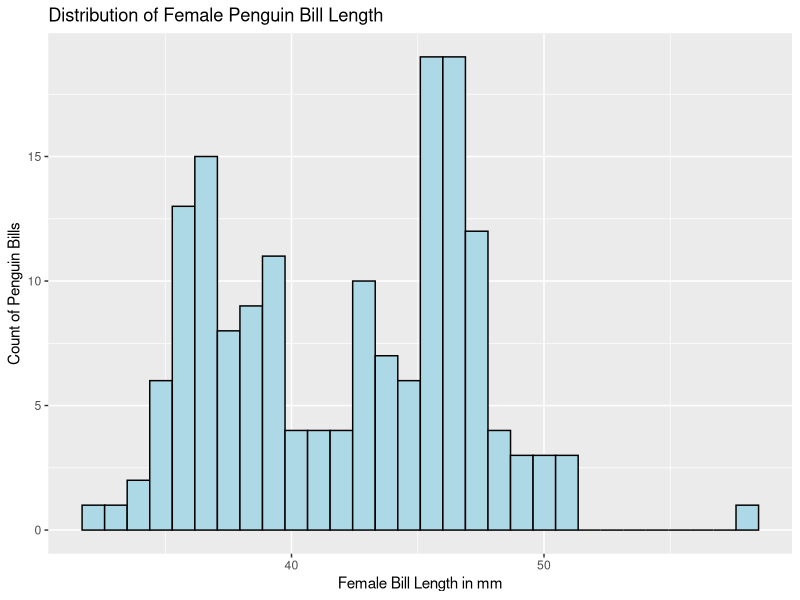
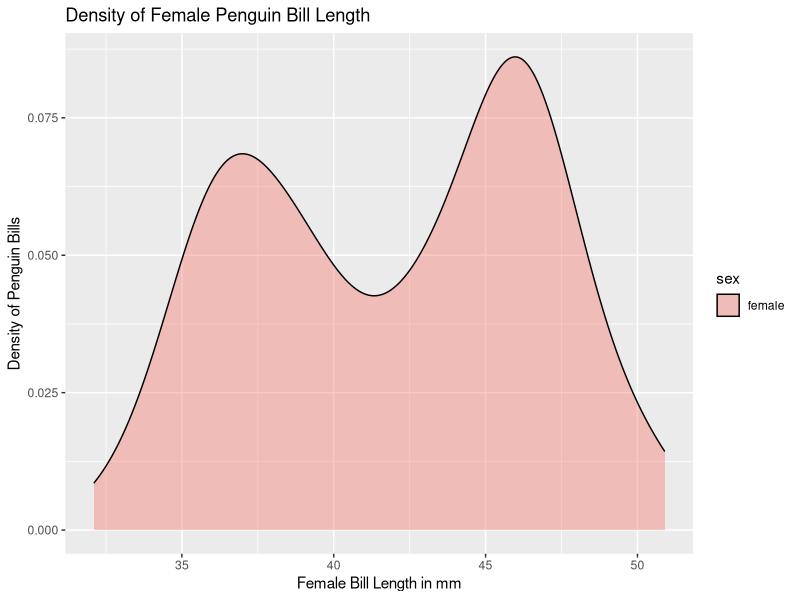
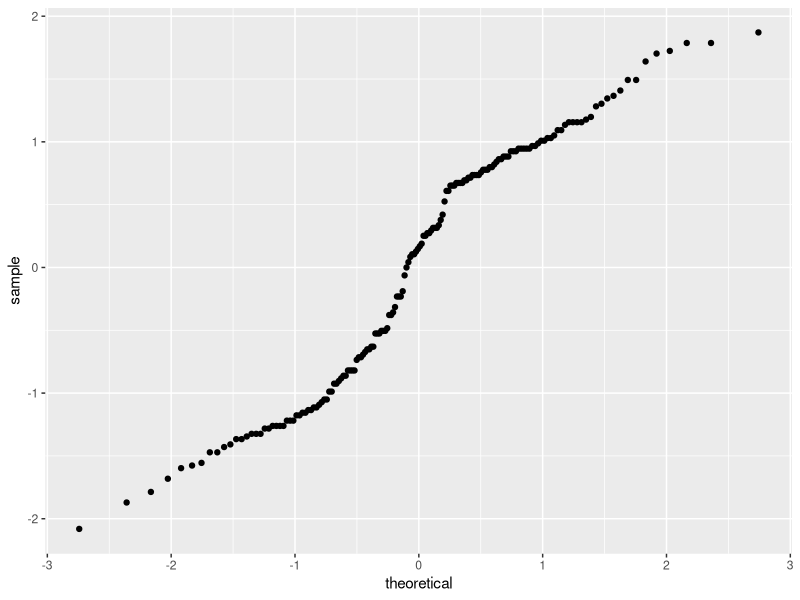
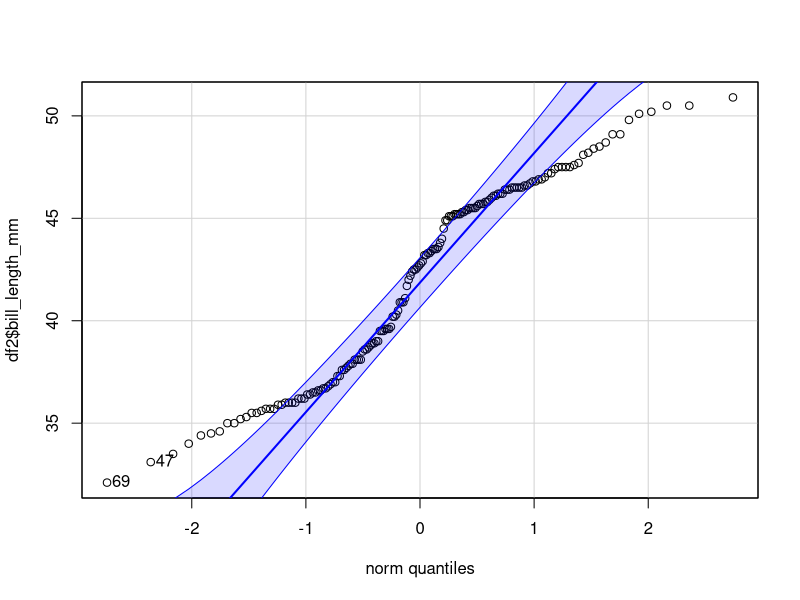
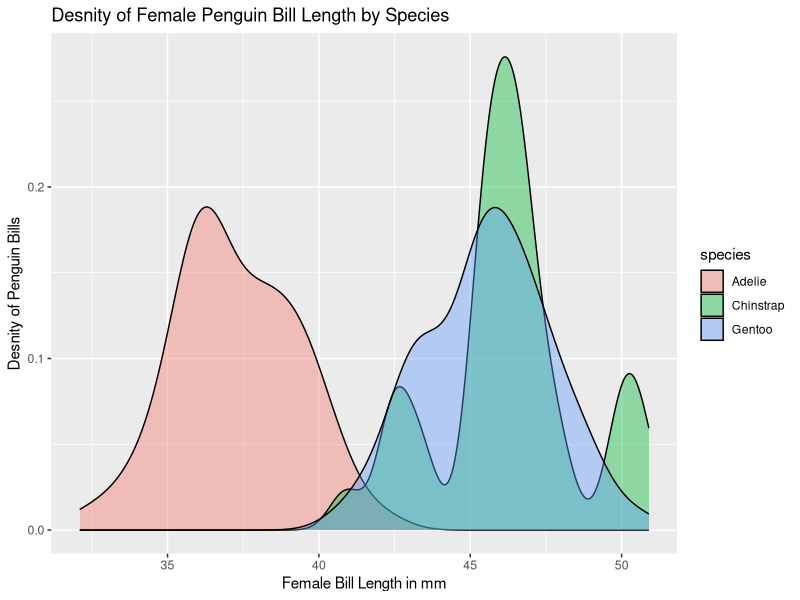

Write R code to recreate these figures, in order.
## ---- chunk 1
library(palmerpenguins)
library(tidyverse)
data(penguins)
penguins
## ---- chunk 2
df <- penguins
df <- df %>% filter(sex != "male") #using this filer
df

ggplot(df, aes(x=bill_length_mm))+
  geom_histogram(color="black", fill="lightblue") +
  ylab("Count of Penguin Bills") +
  xlab("Female Bill Length in mm") +
  ggtitle("Distribution of Female Penguin Bill Length")
## ---- chunk 3
#Mean
mean(df$bill_length_mm)
#Median
median(df$bill_length_mm)
#Standard Deviation
sd(df$bill_length_mm)
#Median Absolute Deviation
mad(df$bill_length_mm)
## ---- chunk 4
df2 <- df
df2 <- df2 %>% filter(bill_length_mm != "58")
df2
#Mean
mean(df2$bill_length_mm)
#Median
median(df2$bill_length_mm)
#Standard Deviation
sd(df2$bill_length_mm)
#Median Absolute Deviation
mad(df2$bill_length_mm)
## ---- chunk 5
df2 %>%
  ggplot(aes(x=bill_length_mm, fill=sex)) +
    geom_density(adjust=1, alpha=0.4) +
    ylab("Density of Penguin Bills") +
    xlab("Female Bill Length in mm") +
    ggtitle("Density of Female Penguin Bill Length")
## ---- chunk 6
library("car")
df2 %>%
    ggplot(aes(sample=scale(bill_length_mm))) +
      geom_qq()

#found function using the cars library that writes a normal curve and boundaries which helped me determine if it was a normal curve or not
qqPlot(df2$bill_length_mm)
## ---- chunk 7
#Density of the bill_length_mm density of female penguins by species
df2 %>%
  ggplot(aes(x=bill_length_mm, fill=species)) +
    geom_density(adjust=1, alpha=0.4)+
    ylab("Desnity of Penguin Bills") +
    xlab("Female Bill Length in mm") +
    ggtitle("Desnity of Female Penguin Bill Length by Species")
